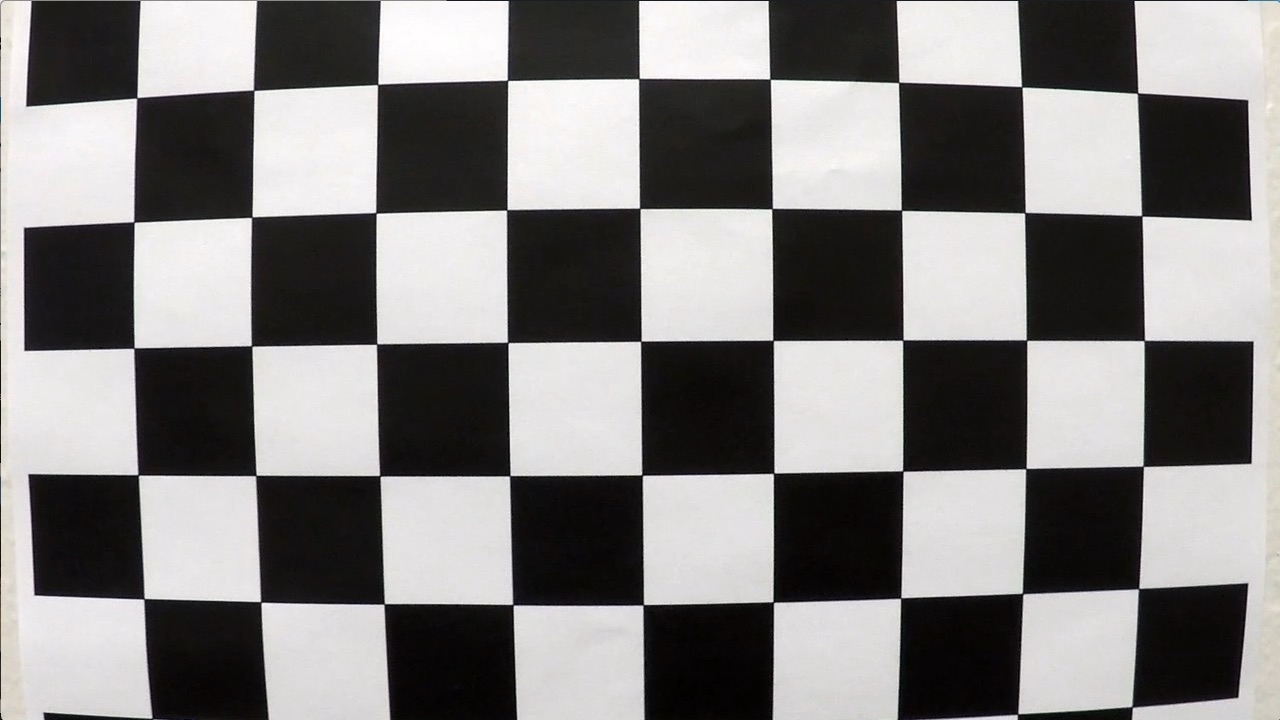
#> input picture CarND-Advanced-Lane-Lines/camera_cal/calibration1.jpg, 1280 x 720 px
$ jupyter execute --allow-errors P2TestImages.ipynb   (shell and % lines are left out)   (older library calls are emulated)
#> lines starting #> are read from the running program, lines starting #| are printed output that depends on the picture
# Self-Driving Car Engineer Nanodegree

## Project 2: **Advanced Lane Lines Finding on the Road**

##

## Import Packages

[cell 1]
#importing some useful packages
import matplotlib.pyplot as plt
import matplotlib.image as mpimg
import numpy as np
import math
import cv2
import os

## Function Definitions

[cell 2]
# [169 lines left out: functions draw_lines, abs_sobel_thresh, mag_thresh, dir_threshold, hist, find_lane_pixels and 2 more, not called in this run]

# Lane Finding Pipeline

## 0.) Camera calibration

Camera calibartion is not actually an iterative step of the lane line finding pipeline but rather a preprocessing step. The calibration matrix and distortion coefficients are calculated based on the chessboard calibration data (i.e. images) once. Afterwards they are used as static values (data structures) in order to undistort input images when they are passed into the pipeline. The theoretical background behind camera calibration is to learn a camera model which transforms 3D real world points into the 2D camera space. If this transformation model (including distrubances) is known, one can apply the revere transformation in order to undistort the corresponding camera images, i.e. to filter out the distortions. Finding the camera model is done by solving an optimization problem. One aims to find the camera parameters which describes the transformation between known 3D world points and 2D images points best.

[cell 3]
# Prepare object points and create data structure to store both object points and input points
# Object points represent the 3D point in the world cos
# Input points represent the 2D point in the image cos
# --> 1.) Define number of corners in x and y direction
nx = 9
ny = 6
# --> 2.) Manually define actual corner positions in the real world cos (Assumption: z=0 --> flat plane)
#         The structure is supposed to be like (x1, y1, z1) in an array format, i.e. [ [1, 1, 0], [2, 1, 0], ... ]
objp = np.zeros(((nx)*(ny),3), np.float32)
objp[:,:2] = np.mgrid[1:nx+1,1:ny+1].T.reshape(-1,2)
# --> 3.) Define the image shape and (empty) lists for both object points and image points
imageShape = mpimg.imread("camera_cal/calibration1.jpg").shape[1::-1]
#> imageShape = (1280, 720)
objPoints = []
imgPoints = []

# Iterate over calibration images, search for corners and concatenate respective image points"
calImgsList = os.listdir("camera_cal/")
for imgName in calImgsList:
    calImg = mpimg.imread("camera_cal/" + imgName)
#> calImg is the input picture: shape (720, 1280, 3); mean R, G, B 130.1, 128.4, 127.8
    gray = cv2.cvtColor(calImg, cv2.COLOR_RGB2GRAY)
    ret, corners = cv2.findChessboardCorners(gray, (nx, ny), None)
#> ret = False; corners = None
    if ret == True:
        objPoints.append(objp)
        imgPoints.append(corners)

# Calibrate the image points against the object points, i.e. calculate the camera model
# --> The camera matrix and distortion coefficients can be used later in the pipeline
#     to undistort the camera image input(s)
ret, mtx, dist, rvecs, tvecs = cv2.calibrateCamera(objPoints, imgPoints, imageShape, None, None)
#> ret = 0.644; mtx = [[1057.6, 0, 691.1], [0, 1058.6, 278], [0, 0, 1]]; dist = [[-0.322, 0.709, 0.013, 0.00946, -1.02]]; rvecs = ([0.424, -0.236, 0.0488], [-0.024, 0.4, -0.0295]); tvecs = ([-3.36, 0.193, 17.15], [-18.9, -1.37, 29.59])

## 1.) Distortion Correction
Due to the fact that cameras adding some distortion, one has to componsate for these in order to use the actual (i.e. undistorted) image information within the pipeline. That´s why the first step in the lane line finding pipeline is to apply an undistortion filter utilizing the camera model (i.e. camera matrix) and the distortion coefficients. Both the camera model and the distortion coefficients has been acquired in the (offline) calibration step.

[cell 4]
# Undistort Calibration image
calImage = mpimg.imread("camera_cal/calibration1.jpg")
calImageUndist = cv2.undistort(calImage, mtx, dist, None, mtx)
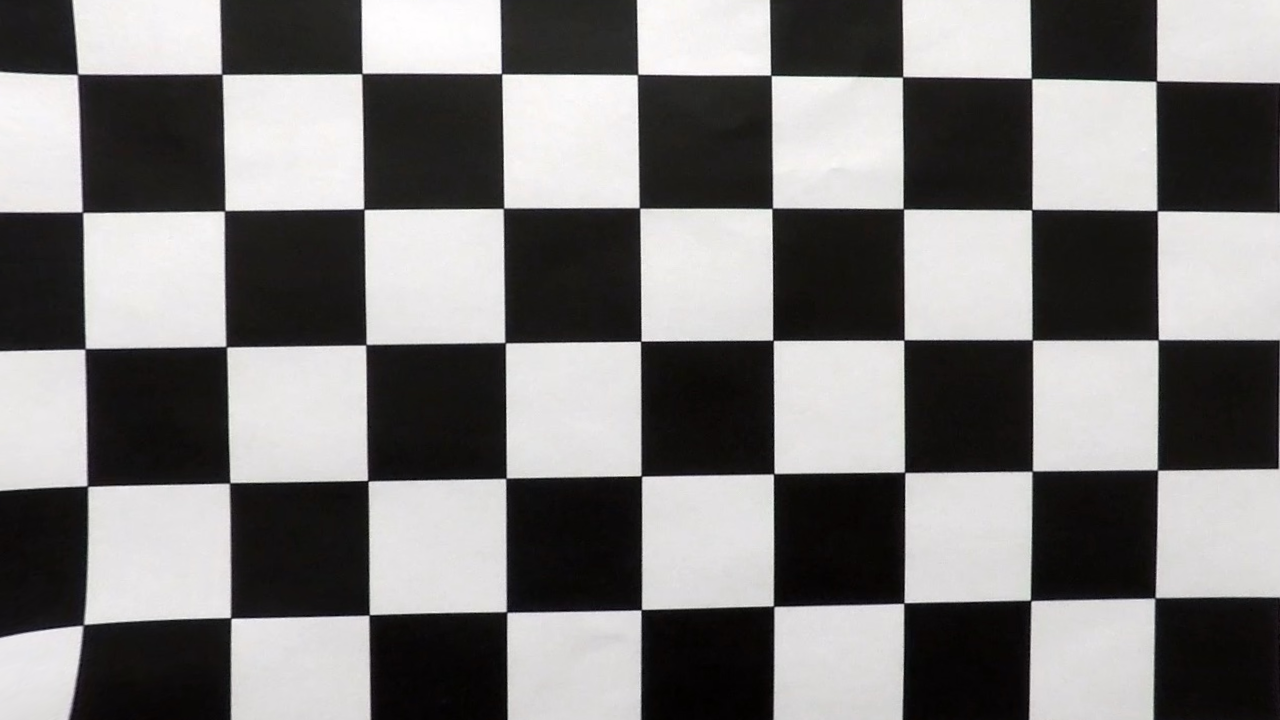
#> calImageUndist: shape (720, 1280, 3); mean R, G, B 125.1, 123.5, 123.1

# Plots
fig, (ax1, ax2) = plt.subplots(1, 2, figsize=(20,10))
ax1.imshow(calImage)
ax2.imshow(calImageUndist);
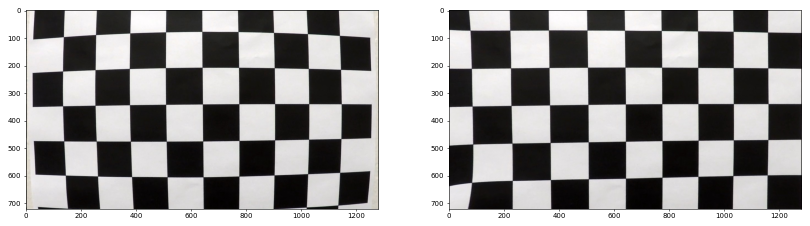
#> figure drawn by matplotlib, 2 panels

[cell 5]
# Undistort test image
testImgIndex = 6
#> (the rest of this cell did not finish here and is left out)

## 2.) Color thresholds
The next step in the pipeline is to use the undistroted image as input and to apply color thresholds which describe yellow and white lanes. Due to lighting and brightnes deviations it´s unfortunate to use RGB thresholding. A more robust solution is to utilize the S (saturation) channel in the HLS color space. The thresholds are manually adapted on the test images.

#> (a cell that did not finish here is left out)

## 3.) Gradient based thresholds
Besided applying color thresholds, also gradient based thresholds are promising to identify lanes in the input images. Rather than utilizing knowledge about common colors of lanes, one uses gradient based information in order to laverage the contrast which lane markings have compared to the road. Also one can use the direction in which the corresponding color changes occurs. Like in the color threshold case, the parameters are manually adapted on the test images.

#> (a cell that did not finish here is left out)

## 4.) Combining both gradient and color based binary maps
In order to merge the information from both spaces the color and gradient based binary maps are combined using logical OR.

#> (a cell that did not finish here is left out)

## 5.) Perspective Transform
One crucial part of lane finding is to identify which pixels/points belong to the left and to the right lanes. This task is easier to solve in an transformed perspective, where both lanes appear parallel (like it´s actually the case in the real world). The idea here is to eyeball where the left and right lane would appear in birds eye view. By choosing destination points which cover a rather big area of the image shape, one can "zoom" in a bit, which pretty means nothing by additionaly applying region of interest (ROI).

[cell 9]
# Unwarp image
# --> 1.) Define (eyeball) transformation points
leftBottom = (imageShape[1], 190)
#> leftBottom = (720, 190)
rightBottom = (imageShape[1], 1120)
#> rightBottom = (720, 1120)
leftTop = (450, 595)
rightTop = (450, 690)
leftBottomTarget = (imageShape[1], 300)
#> leftBottomTarget = (720, 300)
rightBottomTarget = (imageShape[1], 1000)
#> rightBottomTarget = (720, 1000)
leftTopTarget = (0, 300)
rightTopTarget = (0, 1000)
src = np.float32([[leftBottom[1], leftBottom[0]],
                  [leftTop[1], leftTop[0]],
                  [rightTop[1], rightTop[0]],
                  [rightBottom[1], rightBottom[0]]])
#> src = [[190, 720], [595, 450], [690, 450], [1120, 720]]
dst = np.float32([[leftBottomTarget[1], leftBottomTarget[0]],
                  [leftTopTarget[1], leftTopTarget[0]],
                  [rightTopTarget[1], rightTopTarget[0]],
                  [rightBottomTarget[1], rightBottomTarget[0]]])
#> dst = [[300, 720], [300, 0], [1000, 0], [1000, 720]]
# --> 2.) Calculate the perspective transormation matrix
M = cv2.getPerspectiveTransform(src, dst)
#> M = [[-0.54, -1.53, 985.6], [-2.03e-16, -1.91, 860.7], [0, -0.00239, 1]]
# --> 3.) Apply the transformation matrix
#> (the rest of this cell did not finish here and is left out)

## 6.) Pixel classification and Polynomial Model fitting
In this step, we aim to find pixels which corresponds to lane lines. Further, the goal is to identify which pixels belong to the right and left lane. In a first step, one can construct a histogram which counts the pixels upwards in each single column (i.e. along the y-direction) This is done in the lower part of the image, assuming that the lane is in fact straight there. The row (i.e the x-position) where the sum of all active (i.e. white) pixels has a max can be considered as lane center point. So, searching for two peaks in the histogram leads to the lane center position for both right and left lane. Using the lane center positions as initial setting, one can further apply a sliding window approach to track the lane along the entire picture. This approach searches for a minimum amount of pixels in a sliding window. Once this minimum amount has been identified within a window, one can assume that the lane is supposed to be within this window and an update of the mean x position can be calculated. Otherwise, i.e. the minimum amount of points hasn´t been identfied, the sliding window is shifted. This way, one can keep track of lanes which are following a curve. Applying both histogram search and sliding window can be used in order to find and track lanes within an image. Later, in the video creation step, one can also leverage the fact that the lane position might not diverge that much from frame to frame. So, it´s reasonable to apply sort of an region of interest by searching for potential lane pixels. This can be done by using the polynomial model fit of the previous frame and search around a certain margin. This speeds up computation time as not always the entire picture has to be investigated.

Once lane lane pixels have been identified, it´s desirable to construct a model which actually describes the lane. This is done by a fitting a second degree polynomial to the left and right lane pixels/points respectively.

#> (a cell that did not finish here is left out)

#> (a cell that did not finish here is left out)

## 7.) Calculating the curvature
Given the polynomial lane models, one can calculate the corresponing radius curvature.

#> (a cell that did not finish here is left out)

## 8.) Car Lane Offset
In real life, the car is not always perfectly driving exactly in the middle of the lane. That´s why the information how much the car is shifted might be valuable. Assuming that the camera is mounted in the middle of the car, one can further assume that the actual lane center point is located at the middle of the picture (in x direction). This means, if the car would drive perfectly in the middle of the lane, both lane lines are equally distanced from the image center point.

[cell 13]
# m/pixel
xm_per_pix = 3.7/700 # meters per pixel in x dimension

# The x-middle of the image (in meter)
xImgCenterPoint = imageShape[0]/2 * xm_per_pix
#> xImgCenterPoint = 3.38

# The actual lane center points (Acquired from the polynomial model)
#> (the rest of this cell did not finish here and is left out)
